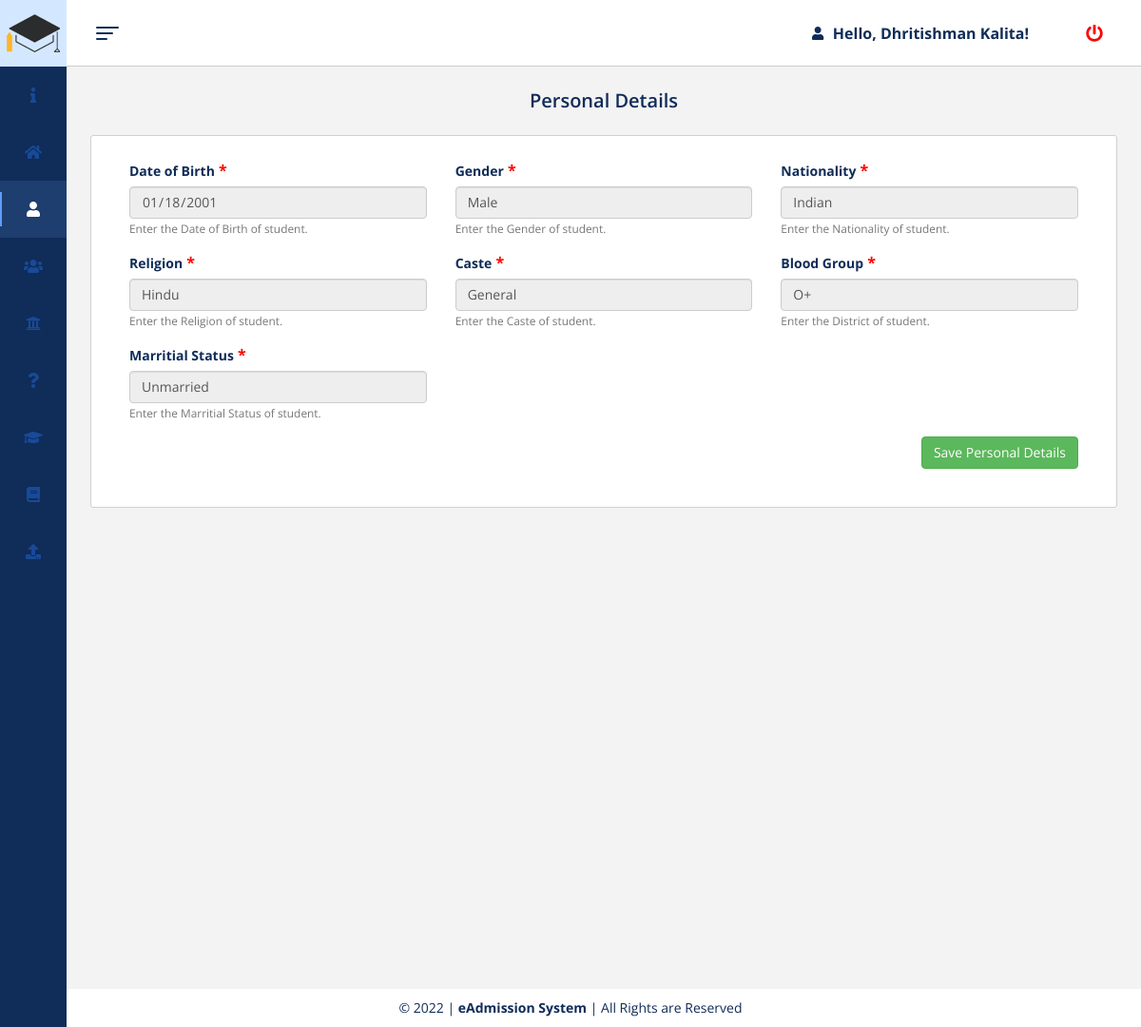
Page /personal-details.php (signed in) on the committed database.
### tables this page shows
CREATE TABLE `registration_details` (
  `s_id` int(11) NOT NULL,
  `s_name` varchar(50) DEFAULT NULL,
  `s_email` varchar(50) DEFAULT NULL,
  `s_phone` varchar(10) DEFAULT NULL,
  `s_password` varchar(50) DEFAULT NULL,
  `s_institute1` varchar(100) DEFAULT NULL,
  `s_institute2` varchar(100) DEFAULT NULL,
  `s_institute3` varchar(100) DEFAULT NULL,
  `s_stream` varchar(100) DEFAULT NULL,
  `s_course` varchar(100) DEFAULT NULL,
  `s_aplno1` varchar(20) DEFAULT NULL,
  `s_aplno2` varchar(20) DEFAULT NULL,
  `s_aplno3` varchar(20) DEFAULT NULL,
  `s_apldate` date DEFAULT NULL,
  `s_aplstatus1` int(11) DEFAULT 0,
  `s_aplstatus2` int(11) DEFAULT 0,
  `s_aplstatus3` int(11) DEFAULT 0,
  `s_status` int(11) NOT NULL DEFAULT 1
);

CREATE TABLE `personal_details` (
  `s_id` int(11) NOT NULL,
  `s_name` varchar(50) DEFAULT NULL,
  `s_dob` date DEFAULT NULL,
  `s_gender` varchar(50) DEFAULT NULL,
  `s_nationality` varchar(50) DEFAULT NULL,
  `s_religion` varchar(50) DEFAULT NULL,
  `s_caste` varchar(50) DEFAULT NULL,
  `s_bloodgroup` varchar(50) DEFAULT NULL,
  `s_marritialstatus` varchar(50) DEFAULT NULL
);

### personal-details.php (the view, shortened to what this page needs)
<?php
    require("connection.php");
    require("header.php");
    if(isset($_SESSION['s_id'])){
        $s_id = $_SESSION['s_id'];
    }
    else{
        ?>
        <script>
            window.location.href="logout.php";
        </script>
        <?php
    }
    $sql_registration = "SELECT * FROM registration_details WHERE `s_id` = '$s_id'";
    $result_registration = mysqli_query($connect, $sql_registration);
    $info_registration = mysqli_fetch_assoc($result_registration);
    $sql_personal = "SELECT * FROM personal_details WHERE `s_id` = '$s_id'";
    $result_personal = mysqli_query($connect, $sql_personal);
    $info_personal = mysqli_fetch_assoc($result_personal);
          ?>
<!DOCTYPE html>
<html lang="en">
<head>
    <link rel="stylesheet" href="https://cdnjs.cloudflare.com/ajax/libs/twitter-bootstrap/3.3.7/css/bootstrap.min.css">
    <link rel="stylesheet" href="https://cdnjs.cloudflare.com/ajax/libs/animate.css/3.5.2/animate.min.css">
    <link rel="stylesheet" href="css/personal-details.css">
</head>
<body class="sidebar-is-reduced">
  <header class="l-header">
    <div class="l-header__inner clearfix">
      <div class="c-header-icon js-hamburger">
        <div class="hamburger-toggle"><span class="bar-top"></span><span class="bar-mid"></span><span class="bar-bot"></span></div>
      </div>
      <div class="header-icons-group">
        <div class="user">
            <i class="fa fa-user" id="user"></i>
            <div class="username">Hello, <span><?php echo $info_registration['s_name']?></span>!</div>
        </div>
        <div class="c-header-icon logout">
          <i class="fa fa-power-off" style="color: red;" data-toggle="modal" data-target="#logoutModal"></i>
        </div>
      </div>
    </div>
  </header>
  <div class="l-sidebar">
    <div class="logo" style="background-color: #D3E8FF;">
      <div class="logo__txt">
          <img src="assets/icons/eadmission-icon.png" alt="eAdmission Logo">
      </div>
    </div>
    <div class="l-sidebar__content">
      <nav class="c-menu js-menu">
        <ul class="u-list">
          <a href="registration-details.php" style="text-decoration:none">
            <li class="c-menu__item" data-toggle="tooltip" title="Registration Details">
              <div class="c-menu__item__inner"><i class="fa fa-info"></i>
              </div>
            </li>
          </a>
          <a href="residential-details.php" style="text-decoration:none">
            <li class="c-menu__item" data-toggle="tooltip" title="Residential Details">
              <div class="c-menu__item__inner"><i class="fa fa-home"></i>
              </div>
            </li>
          </a>
          <a href="personal-details.php" style="text-decoration:none">
            <li class="c-menu__item is-active" data-toggle="tooltip" title="Personal Details">
              <div class="c-menu__item__inner"><i class="fa fa-user"></i>
              </div>
            </li>
          </a>
          <a href="family-details.php" style="text-decoration:none">
            <li class="c-menu__item" data-toggle="tooltip" title="Family Details">
              <div class="c-menu__item__inner"><i class="fa fa-users"></i>
              </div>
            </li>
          </a>
          <a href="bank-details.php" style="text-decoration:none">
            <li class="c-menu__item has-submenu" data-toggle="tooltip" title="Bank Details">
                <div class="c-menu__item__inner"><i class="fa fa-university"></i>
                </div>
            </li>
          </a>
          <a href="additional-details.php" style="text-decoration:none">
            <li class="c-menu__item" data-toggle="tooltip" title="Additional Details">
              <div class="c-menu__item__inner"><i class="fa fa-question"></i>
              </div>
            </li>
          </a>
          <a href="academic-details.php" style="text-decoration:none">
            <li class="c-menu__item" data-toggle="tooltip" title="Academic Details">
              <div class="c-menu__item__inner"><i class="fa fa-graduation-cap"></i>
              </div>
            </li>
          </a>
          <a href="course-details.php" style="text-decoration:none">
            <li class="c-menu__item" data-toggle="tooltip" title="Course Details">
              <div class="c-menu__item__inner"><i class="fa fa-book"></i>
              </div>
            </li>
          </a>
          <a href="upload-documents.php" style="text-decoration:none">
            <li class="c-menu__item" data-toggle="tooltip" title="Upload Documents">
              <div class="c-menu__item__inner"><i class="fa fa-upload"></i>
              </div>
            </li>
          </a>
        </ul>
      </nav>
    </div>
  </div>
</body>
<main class="l-main">
  <div class="content-wrapper content-wrapper--with-bg">
    <h2 class="page-title">Personal Details</h2>
    <div class="page-content">
      <form action="personal-details.php" method="post" autocomplete="off">
        <div class="form-row">
          <div class="form-group col-md-4">
            <label for="InputDOB">Date of Birth<span style="color:red; font-weight:bold; font-size: medium;"> *</span></label>
            <?php if($info_personal['s_dob']=="") { ?>
              <input class="form-control" type="date" name="s_dob" required>
            <?php } else { ?>
              <input class="form-control" type="date" name="s_dob" value="<?php echo $info_personal['s_dob'] ?>" disabled>
            <?php } ?>
            <small id="dobHelpInline" class="text-muted">
              Enter the Date of Birth of student.
            </small>
          </div>
          <div class="form-group col-md-4">
            <label for="InputGender">Gender<span style="color:red; font-weight:bold; font-size: medium;"> *</span></label>
            <?php if($info_personal['s_gender']=="") { ?>
              <select class="form-control" type="text" name="s_gender" required>
                <option value="" selected disabled>Select Gender</option>
                <option value="Male">Male</option>
                <option value="Female">Female</option>
                <option value="Others">Others</option>
              </select>
            <?php } else { ?>
              <input class="form-control" type="text" name="s_gender" value="<?php echo $info_personal['s_gender'] ?>" disabled>
            <?php } ?>
            <small id="genderHelpInline" class="text-muted">
              Enter the Gender of student.
            </small>
          </div>
          <div class="form-group col-md-4">
            <label for="InputNationality">Nationality<span style="color:red; font-weight:bold; font-size: medium;"> *</span></label>
            <?php if($info_personal['s_nationality']=="") { ?>
              <select class="form-control" type="text" name="s_nationality" required>
                <option value="" selected disabled>Select Nationality</option>
                <option value="Indian">Indian</option>
                <option value="Others">Others</option>
              </select>
            <?php } else { ?>
              <input class="form-control" type="text" name="s_nationality" value="<?php echo $info_personal['s_nationality'] ?>" disabled>
            <?php } ?>
            <small id="nationalityHelpInline" class="text-muted">
              Enter the Nationality of student.
            </small>
          </div>
        </div>
        <div class="form-row">
          <div class="form-group col-md-4">
            <label for="InputReligion">Religion<span style="color:red; font-weight:bold; font-size: medium;"> *</span></label>
            <?php if($info_personal['s_religion']=="") { ?>
              <select class="form-control" type="text" name="s_religion" required>
                <option value="" selected disabled>Select Religion</option>
                <option value="Hindu">Hindu</option>
                <option value="Islam">Islam</option>
                <option value="Christian">Christian</option>
                <option value="Buddhist">Buddhist</option>
                <option value="Sikh">Sikh</option>
                <option value="Jain">Jain</option>
                <option value="Others">Others</option>
              </select>
            <?php } else { ?>
              <input class="form-control" type="text" name="s_religion" value="<?php echo $info_personal['s_religion'] ?>" disabled>
            <?php } ?>
            <small id="religionHelpInline" class="text-muted">
              Enter the Religion of student.
            </small>
          </div>
          <div class="form-row">
          <div class="form-group col-md-4">
            <label for="InputCaste">Caste<span style="color:red; font-weight:bold; font-size: medium;"> *</span></label>
            <?php if($info_personal['s_caste']=="") { ?>
              <select class="form-control" id="InputCaste" type="text" name="s_caste" required>
                <option value="" selected disabled>Select Caste</option>
                <option value="General">General</option>
                <option value="OBC">OBC</option>
                <option value="MOBC">MOBC</option>
                <option value="SC">SC</option>
                <option value="ST (P)">ST (P)</option>
                <option value="ST (H)">ST (H)</option>
                <option value="Others">Others</option>
              </select>
            <?php } else { ?>
              <input class="form-control" type="text" name="s_caste" value="<?php echo $info_personal['s_caste'] ?>" disabled>
            <?php } ?>
            <small id="casteHelpInline" class="text-muted">
              Enter the Caste of student.
            </small>
          </div>
          <div class="form-group col-md-4">
            <label for="InputBloodGroup">Blood Group<span style="color:red; font-weight:bold; font-size: medium;"> *</span></label>
            <?php if($info_personal['s_bloodgroup']=="") { ?>
              <select class="form-control" id="InputBloodGroup" type="text" name="s_bloodgroup" required>
                <option value="" selected disabled>Select Blood Group</option>
                <option value="A+">A+</option>
                <option value="A-">A-</option>
                <option value="B+">B+</option>
                <option value="B-">B-</option>
                <option value="O+">O+</option>
                <option value="O-">O-</option>
                <option value="AB+">AB+</option>
                <option value="AB-">AB-</option>
              </select>
            <?php } else { ?>
              <input class="form-control" type="text" name="s_district" value="<?php echo $info_personal['s_bloodgroup'] ?>" disabled>
            <?php } ?>
            <small id="districtHelpInline" class="text-muted">
              Enter the District of student.
            </small>
          </div>
        </div>
        <div class="form-row">
          <div class="form-group col-md-4">
            <label for="InputMarritialStatus">Marritial Status<span style="color:red; font-weight:bold; font-size: medium;"> *</span></label>
            <?php if($info_personal['s_marritialstatus']=="") { ?>
              <select class="form-control" type="text" name="s_marritialstatus" required>
                <option value="" selected disabled>Select Marritial Status</option>
                <option value="Married">Married</option>
                <option value="Unmarried">Unmarried</option>
              </select>
            <?php } else { ?>
              <input class="form-control" type="text" name="s_marritialstatus" value="<?php echo $info_personal['s_marritialstatus'] ?>" disabled>
            <?php } ?>
            <small id="marritialstatusHelpInline" class="text-muted">
              Enter the Marritial Status of student.
            </small>
          </div>
        </div>
        <div class="form-row">
          <div class="form-group col-md-12" style="text-align:right">
            <button type="submit" name="submit_personal_details" class="btn btn-success">Save Personal Details</button>
          </div>
        </div>
      </form>
    </div>
  </div>
</main>
<div class="footer">&copy; 2022 | <strong>eAdmission System</strong> | All Rights are Reserved</div>
</html>

### css/header.css (style rules this page uses)
.footer { position: absolute; right: 0; bottom: 0; left: 0; padding: 1rem; background-color: white; text-align: center; }

### rows in the picture
registration_details: s_name "Dhritishman Kalita"
personal_details: s_dob "01/18/2001", s_gender "Male", s_nationality "Indian", s_religion "Hindu", s_caste "General", s_district "O+", s_marritialstatus "Unmarried"
